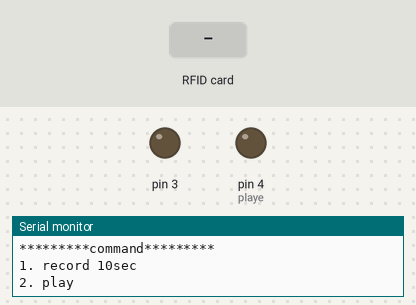
Bench run of a sketch on a simulated Arduino Uno, built with avr-gcc and run on an emulated ATmega328P. Parts: output pins drawn as LEDs (lit = HIGH), the last lines printed to the serial monitor. The test bench sets the inputs (shaded band). Pins used as bus, display or sensor lines are not drawn.

Above: at 1.2 s.
1.3 s: RFID card 5E 7A 19 C4 held to the reader
At 1.85 s:
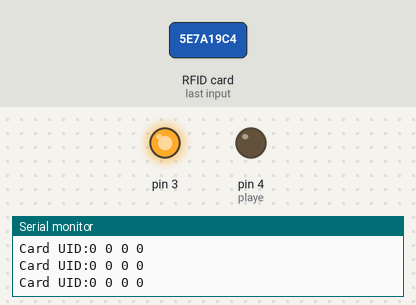
Timing chart, 0 to 4.3 s (numbered marks = the images above; inputs shaded):
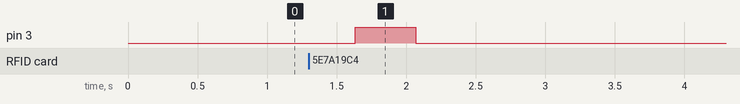

The sketch:

pick.ino
```cpp
// RFID

#include <SPI.h>
#include <MFRC522.h>

#define RST_PIN   9                            // reset핀은 9번으로 설정
#define SS_PIN    10                           // SS핀은 10번으로 설정
                                               // SS핀은 데이터를 주고받는 역할의 핀( SS = Slave Selector )

int rec = 5;                                    // rec를 5번 핀으로
int playe = 4;                                  // playe를 4번 핀으로
int command;                                    // 시리얼 모니터의 명령을 받아들이는 변수

MFRC522 mfrc(SS_PIN, RST_PIN);                 // MFR522를 이용하기 위해 mfrc객체를 생성해 줍니다.

void setup(){
  Serial.begin(9600);                         // 시리얼 통신, 속도는 9600
  SPI.begin();                                // SPI 초기화
                                              // (SPI : 하나의 마스터와 다수의 SLAVE(종속적인 역활)간의 통신 방식)
  mfrc.PCD_Init();

  pinMode(3, OUTPUT);

  Serial.begin(9600);                          // 시리얼 통신, 속도는 9600
  pinMode (rec, INPUT);                         // rec를 입력으로
  pinMode (playe,OUTPUT);                       // playe를 출력으로
  Serial.println("*********command*********");  // 1. 녹음 10초 2. 재생
  Serial.println("1. record 10sec");
  Serial.println("2. play ");
}

void loop(){
  // 태그가 접촉 될 경우
  if( mfrc.PICC_IsNewCardPresent() || mfrc.PICC_ReadCardSerial() ) {

      // 태그가 접촉 된 경우 => 라이트
      digitalWrite(3, HIGH);

      Serial.print("Card UID:");                  // 태그의 ID출력

      for (byte i = 0; i < 4; i++) {               // 태그의 ID출력하는 반복문.태그의 ID사이즈(4)까지
        Serial.print(mfrc.uid.uidByte[i]);        // mfrc.uid.uidByte[0] ~ mfrc.uid.uidByte[3]까지 출력
        Serial.print(" ");                        // id 사이의 간격 출력
      }
      Serial.println();

      while(Serial.available())
      {                  // 시리얼 통신이 연결되어 있을시

        command = Serial.read();                   // 시리얼 통신으로 한 명령 읽기

        switch(command)
        {
          case '1':                                 // 1 입력 시 녹음 시작
            Serial.println("Recording 10 sec.....");
            digitalWrite(rec,HIGH);                 // 녹음 중....
            delay(10000);                           // 10초 동안 녹음 중
            digitalWrite(rec,LOW);                  // 녹음 종료
            Serial.println("Recording finished");
            break;

          case '2':                                 // 2 입력 시 녹음된 소리 재생
            Serial.println("play the record!!");
            digitalWrite(playe,HIGH);               // 재생 중.
            delay(10);
            digitalWrite(playe,LOW);                // 녹음된 소리 재생이 끝나면 low로
            break;
        }
      }
  }
  else {
    // 태그 접촉이 되지 않았을때 또는 ID가 읽혀지지 않았을때
     digitalWrite(3, LOW);
     delay(500);                                // 0.5초 딜레이
     return;                                    // return
  }
}
```

Measured:
- after the input at 1.3 s, pin 3: LOW → HIGH after 0.34 s, → LOW 0.43 s later
